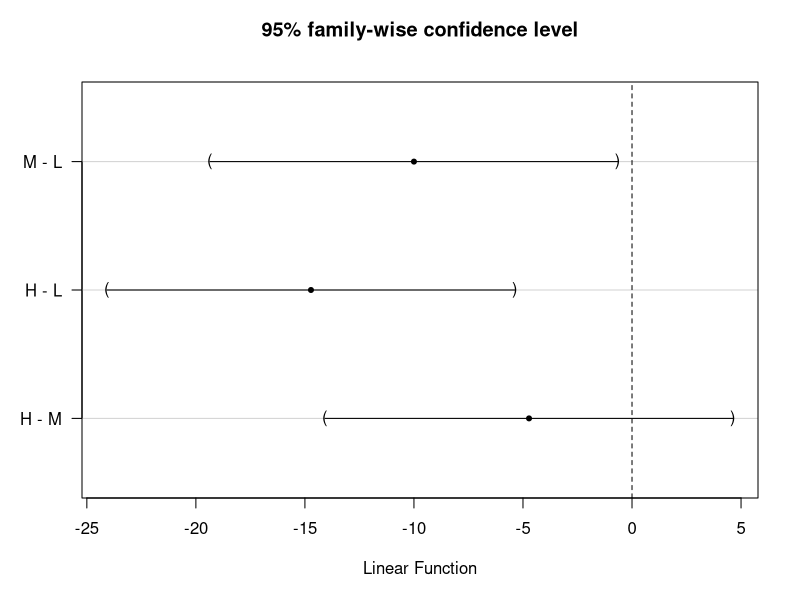
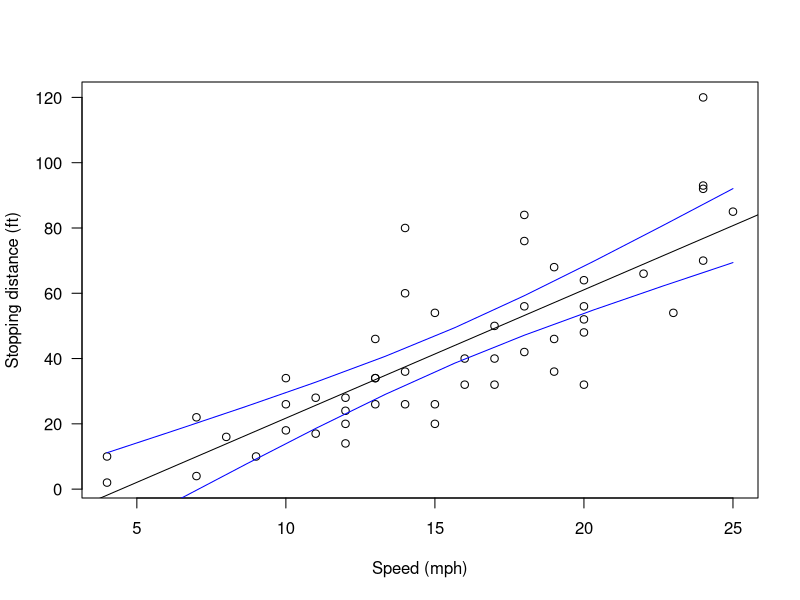

Write R code to recreate these figures, in order.
library(multcomp)


### Name: glht-methods
### Title: Methods for General Linear Hypotheses
### Aliases: summary.glht confint.glht coef.glht vcov.glht plot.glht
###   plot.confint.glht univariate adjusted Ftest Chisqtest adjusted_calpha
###   univariate_calpha
### Keywords: htest

### ** Examples


  ### set up a two-way ANOVA 
  amod <- aov(breaks ~ wool + tension, data = warpbreaks)

  ### set up all-pair comparisons for factor `tension'
  wht <- glht(amod, linfct = mcp(tension = "Tukey"))

  ### 95% simultaneous confidence intervals
  plot(print(confint(wht)))

  ### the same (for balanced designs only)
  TukeyHSD(amod, "tension")

  ### corresponding adjusted p values
  summary(wht)

  ### all means for levels of `tension'
  amod <- aov(breaks ~ tension, data = warpbreaks)
  glht(amod, linfct = matrix(c(1, 0, 0, 
                               1, 1, 0, 
                               1, 0, 1), byrow = TRUE, ncol = 3))

  ### confidence bands for a simple linear model, `cars' data
  plot(cars, xlab = "Speed (mph)", ylab = "Stopping distance (ft)",
       las = 1)

  ### fit linear model and add regression line to plot
  lmod <- lm(dist ~ speed, data = cars)
  abline(lmod)

  ### a grid of speeds
  speeds <- seq(from = min(cars$speed), to = max(cars$speed), 
                length = 10)

  ### linear hypotheses: 10 selected points on the regression line != 0
  K <- cbind(1, speeds)                                                        

  ### set up linear hypotheses
  cht <- glht(lmod, linfct = K)

  ### confidence intervals, i.e., confidence bands, and add them plot
  cci <- confint(cht)
  lines(speeds, cci$confint[,"lwr"], col = "blue")
  lines(speeds, cci$confint[,"upr"], col = "blue")


  ### simultaneous p values for parameters in a Cox model
  if (require("survival") && require("MASS")) {
      data("leuk", package = "MASS")
      leuk.cox <- coxph(Surv(time) ~ ag + log(wbc), data = leuk)

      ### set up linear hypotheses
      lht <- glht(leuk.cox, linfct = diag(length(coef(leuk.cox))))

      ### adjusted p values
      print(summary(lht))
  }
